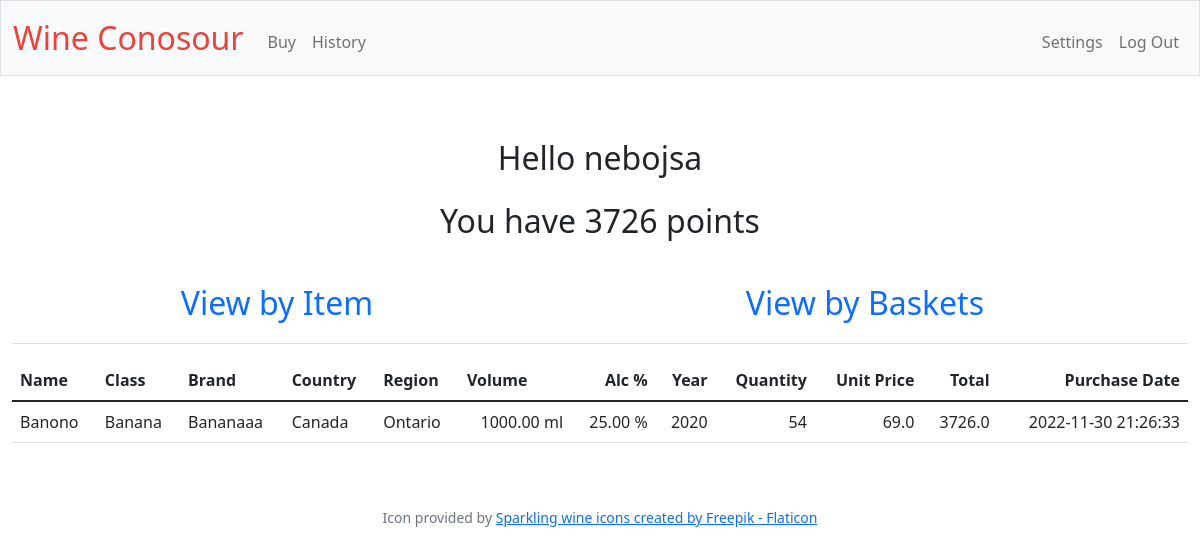
The app's page /history (signed in) with its own data.
### tables this page shows
CREATE TABLE users
(
    id INTEGER PRIMARY KEY AUTOINCREMENT NOT NULL,
    username TEXT NOT NULL,
    hash TEXT NOT NULL,
    points NUMERIC NOT NULL DEFAULT 10000.00
);

CREATE TABLE purchases
(
    id INTEGER PRIMARY KEY AUTOINCREMENT NOT NULL,
    basket_id integer not null,
    wine_id integer not null,
    quantity integer not null,
    item_price float not null
);

CREATE TABLE wines
(
    id INTEGER PRIMARY KEY AUTOINCREMENT NOT NULL,
    name text not null,
    class text not null,
    brand text not null,
    country text not null,
    region text not null,
    volume float not null,
    alcohol float not null,
    year integer not null,
    price float not null
);

CREATE TABLE baskets
(
    id INTEGER PRIMARY KEY AUTOINCREMENT NOT NULL,
    user_id integer not null,
    basket_price float not null,
    points_earned float not null,
    transaction_date datetime,
    stripe_transaction text not null
);

### app.py (the view)
@app.route("/history")
@login_required
def history():
    query = "select * from ((purchases inner join wines on wines.id = purchases.wine_id) inner join baskets on baskets.id = purchases.basket_id) where baskets.user_id = ?;"
    purchases = db.execute(query, session["user_id"])
    for purchase in purchases:
        purchase.update({"total" : purchase["price"] * purchase["quantity"] })
    query = "select * from users where id = ?;"
    user = db.execute(query, session["user_id"])
    if len(user) != 1:
        return render_template("login.html"), 400
    username = user[0]["username"]
    points = user[0]["points"]
    return render_template(
        "history.html",
        purchases=purchases,
        username=username,
        points=points
    )

### app.py (called while the page is built)
@app.after_request
def after_request(response):
    response.headers["Cache-Control"] = "no-cache, no-store, must-revalidate"
    response.headers["Expires"] = 0
    response.headers["Pragma"] = "no-cache"
    return response

### helpers.py (called while the page is built)
def login_required(f):
    @wraps(f)
    def decorated_function(*args, **kwargs):
        if session.get("user_id") is None:
            return redirect("/login")
        return f(*args, **kwargs)
    return decorated_function

### templates/history.html (shortened to what this page needs)
{% extends "profile.html" %}
{% block content %}
    <table class="table">
        <thead>
            <tr>
                <th class="text-start">Name</th>
                <th class="text-start">Class</th>
                <th class="text-start">Brand</th>
                <th class="text-start">Country</th>
                <th class="text-start">Region</th>
                <th class="text-start">Volume</th>
                <th class="text-end">Alc %</th>
                <th class="text-end">Year</th>
                <th class="text-end">Quantity</th>
                <th class="text-end">Unit Price</th>
                <th class="text-end">Total</th>
                <th class="text-end">Purchase Date</th>
            </tr>
        </thead>
        <tbody>
            {% for purchase in purchases | reverse %}
                <tr>
                    <td class="text-start">{{ purchase.name }}</td>
                    <td class="text-start">{{ purchase.class }}</td>
                    <td class="text-start">{{ purchase.brand }}</td>
                    <td class="text-start">{{ purchase.country }}</td>
                    <td class="text-start">{{ purchase.region }}</td>
                    <td class="text-end">{{ "%3.2f" | format(purchase.volume) }} ml</td>
                    <td class="text-end">{{ "%3.2f" | format(purchase.alcohol) }} %</td>
                    <td class="text-end">{{ purchase.year }}</td>
                    <td class="text-end">{{ purchase.quantity }}</td>
                    <td class="text-end">{{ purchase.item_price }}</td>
                    <td class="text-end">{{ purchase.total }}</td>
                    <td class="text-end">{{ purchase.transaction_date }}</td>
                </tr>
            {% endfor %}
        </tbody>
    </table>
{% endblock %}

### templates/profile.html (shortened to what this page needs)
{% extends "layout.html" %}
{% block main %}
<div class="content" style="font-size: 32px;">Hello {{ username }}</div>
<div class="content" style="font-size: 32px;">You have {{ points }} points</div>
<table class="table">
    <tr>
        <td>
            <div class="navbar-nav me-auto mt-2" style="font-size: 32px;">
                <a class="nav-link" href="/history">View by Item</a>
            </div>
        </td>
        <td>
            <div class="navbar-nav me-auto mt-2" style="font-size: 32px;">
                <a class="nav-link" href="/baskets">View by Baskets</a>
            </div>
        </td>
    </tr>
</table>
{% block content %}
{% endblock %}
{% endblock %}

### static/styles.css (style rules this page uses)
.content { background-color: #ffffff; padding: 5px; margin: 5px; }

### records on screen
users: username "nebojsa", points "3726"
purchases: name "Banono", class "Banana", brand "Bananaaa", country "Canada", region "Ontario", year "2020", quantity "54", item_price "69.0", total "3726.0", transaction_date "2022-11-30 21:26:33"
wines: volume "1000.00", alcohol "25.00"
